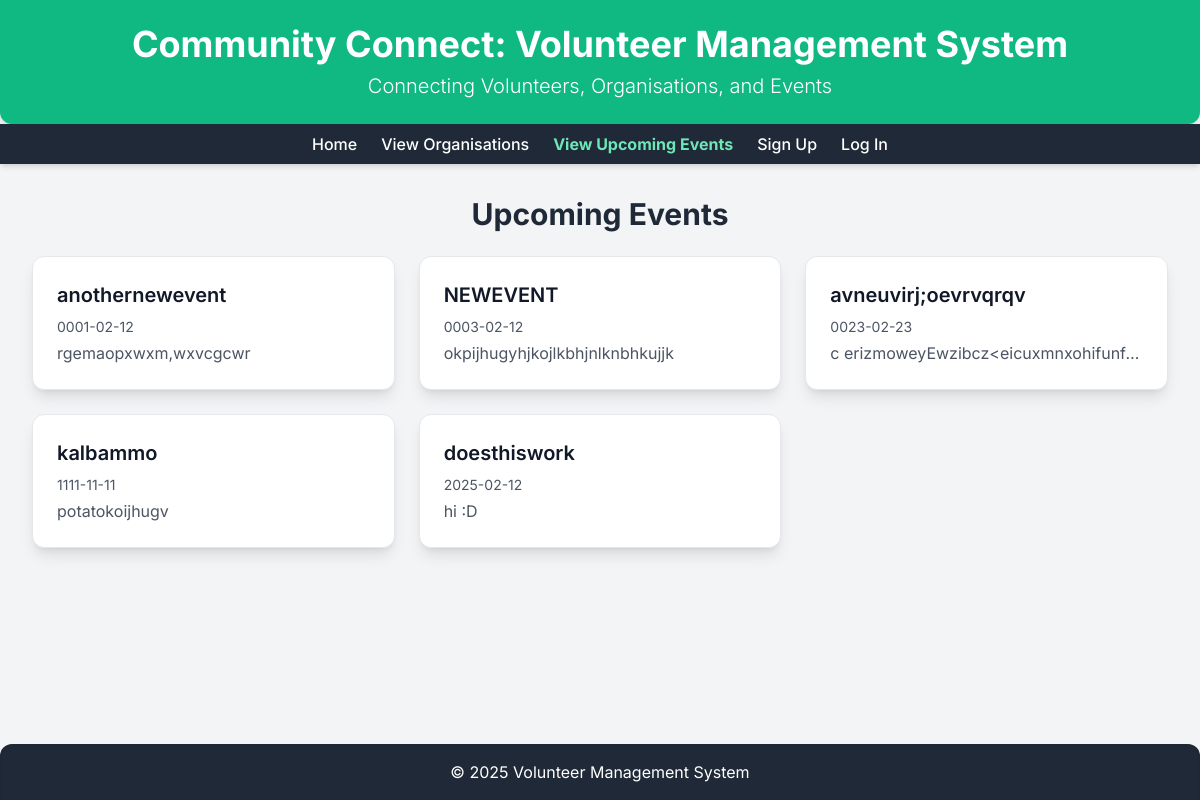
The app's page /events with its own data.
### tables this page shows
CREATE TABLE Events (
    ID INTEGER PRIMARY KEY,
    OrganisationID INTEGER NOT NULL,
    Name TEXT NOT NULL CHECK(length(Name) <= 20),
    Date DATE NOT NULL,
    Location TEXT NOT NULL CHECK(length(Location) <= 30),
    Description TEXT CHECK(length(Description) <= 300),
    StartTime TIME NOT NULL,
    EndTime TIME NOT NULL,
    Status TEXT NOT NULL CHECK(Status IN ('Upcoming', 'Passed')) DEFAULT 'Upcoming',
    FOREIGN KEY (OrganisationID) REFERENCES Organisations(ID) ON DELETE CASCADE,
    CHECK (EndTime > StartTime)
);

### app.py (the view, shortened to what this page needs)
@app.route("/events", methods=["GET", "POST"])
def events():
    db = get_db()
    cur = db.execute("SELECT * FROM Events ORDER BY Date ASC")
    events = cur.fetchall()
    return render_template("events.html", events=events)

### app.py (called while the page is built)
def get_db():
    db = getattr(g, '_database', None)
    if db is None:
        db = g._database = sqlite3.connect(DATABASE)
        db.row_factory = sqlite3.Row  # lets you access results like dicts
    return db

@app.teardown_appcontext
def close_connection(exception):
    db = getattr(g, '_database', None)
    if db is not None:
        db.close()

### templates/events.html (shortened to what this page needs)
<!DOCTYPE html>
<html lang="en">
<head>
    <script src="https://cdn.tailwindcss.com"></script>
</head>
<body class="flex flex-col min-h-screen">
    <header class="bg-emerald-500 text-white p-6 text-center rounded-b-xl shadow-lg">
        <h1 class="text-4xl font-bold">Community Connect: Volunteer Management System</h1>
        <p class="mt-2 text-xl font-light">Connecting Volunteers, Organisations, and Events</p>
    </header>
    <nav class="bg-gray-800 p-2 text-center shadow-md">
        <div class="max-w-4xl mx-auto flex justify-center space-x-6">
            <a href="/" class="text-white hover:text-emerald-300 font-medium transition-colors">Home</a>
            <a href="/organisations" class="text-white hover:text-emerald-300 font-medium transition-colors">View Organisations</a>
            <a href="/events" class="text-emerald-300 font-bold transition-colors">View Upcoming Events</a>
            {% if session["user_type"] %}
                {% if session["user_type"] == "volunteer" %}
                    <a href="/view_signups" class="text-white hover:text-emerald-300 font-medium transition-colors">My Signups</a>
                    <a href="/edit_profile" class="text-white hover:text-emerald-300 font-medium transition-colors">Edit Profile</a>
                    <a href="/logout" class="text-white hover:text-emerald-300 font-medium transition-colors">Log Out</a>
                {% elif session["user_type"] == "organisation" %}
                    <a href="/view_signups" class="text-white hover:text-emerald-300 font-medium transition-colors">Signups</a>
                    <a href="/edit_profile" class="text-white hover:text-emerald-300 font-medium transition-colors">Edit Profile</a>
                    <a href="/logout" class="text-white hover:text-emerald-300 font-medium transition-colors">Log Out</a>
                {% endif %}
            {% else %}
                <a href="/signup" class="text-white hover:text-emerald-300 font-medium transition-colors">Sign Up</a>
                <a href="/log_in" class="text-white hover:text-emerald-300 font-medium transition-colors">Log In</a>
            {% endif %}
        </div>
    </nav>
    <main class="p-8 flex-grow">
        <div class="max-w-6xl mx-auto">
            <h2 class="text-3xl font-bold text-gray-800 mb-6 text-center">
                {% if session["user_type"] == "organisation" %}
                    Your Events
                {% else %}
                    Upcoming Events
                {% endif %}
            </h2>
            <section>
                {% if session["user_type"] == "organisation" %}
                    <div class="text-center mb-6">
                        <button id="add-event-btn" class="bg-emerald-600 text-white font-bold py-3 px-6 rounded-lg hover:bg-emerald-700 transition-colors shadow-md">
                            Add New Event
                        </button>
                    </div>
                    <div id="events-grid-org" class="grid sm:grid-cols-1 md:grid-cols-2 lg:grid-cols-3 gap-6">
                        {% for event in events %}
                            <div class="event-card bg-white p-6 rounded-xl shadow-lg border border-gray-200 cursor-pointer"
                                data-event-id="{{ event['Id'] }}"
                                data-event-name="{{ event['Name'] }}"
                                data-event-description="{{ event['Description'] }}"
                                data-event-date="{{ event['Date'] }}">
                                <h3 class="text-xl font-semibold mb-2 text-gray-900">{{ event['Name'] }}</h3>
                                <p class="text-gray-600 text-sm mb-1">{{ event['Date'] }}</p>
                                <p class="text-gray-600 truncate">{{ event['Description'] }}</p>
                                <div class="mt-4 flex justify-end">
                                    <form action="/events" method="POST" class="delete-form">
                                        <input type="hidden" name="event_id" value="{{ event['Id'] }}">
                                        <button type="submit" class="bg-red-500 text-white px-4 py-2 rounded-lg text-sm hover:bg-red-600 transition-colors">
                                            Delete
                                        </button>
                                    </form>
                                </div>
                            </div>
                        {% endfor %}
                    </div>
                {% else %}
                    <div id="events-grid-volunteer" class="grid sm:grid-cols-1 md:grid-cols-2 lg:grid-cols-3 gap-6">
                        {% for event in events %}
                            <div class="event-card bg-white p-6 rounded-xl shadow-lg border border-gray-200 cursor-pointer transition-transform transform hover:scale-105"
                                data-event-id="{{ event['Id'] }}"
                                data-event-name="{{ event['Name'] }}"
                                data-event-description="{{ event['Description'] }}"
                                data-event-date="{{ event['Date'] }}">
                                <h3 class="text-xl font-semibold mb-2 text-gray-900">{{ event['Name'] }}</h3>
                                <p class="text-gray-600 text-sm mb-1">{{ event['Date'] }}</p>
                                <p class="text-gray-600 truncate">{{ event['Description'] }}</p>
                            </div>
                        {% endfor %}
                    </div>
                {% endif %}
            </section>
        </div>
    </main>
    <footer class="bg-gray-800 text-white p-4 text-center mt-auto shadow-inner rounded-t-xl">
        <p>&copy; 2025 Volunteer Management System</p>
    </footer>
</body>
</html>

### templates/events.html (style rules this page uses)
body { font-family: 'Inter', sans-serif; background-color: #f3f4f6; color: #1f2937; }

### records on screen
Events: Name "anothernewevent", Date "0001-02-12", Description "rgemaopxwxm,wxvcgcwr"
Events: Name "NEWEVENT", Date "0003-02-12", Description "okpijhugyhjkojlkbhjnlknbhkujjk"
Events: Name "avneuvirj;oevrvqrqv", Date "0023-02-23", Description "c erizmoweyEwzibcz<eicuxmnxohifunf…"
Events: Name "kalbammo", Date "1111-11-11", Description "potatokoijhugv"
Events: Name "doesthiswork", Date "2025-02-12", Description "hi :D"
